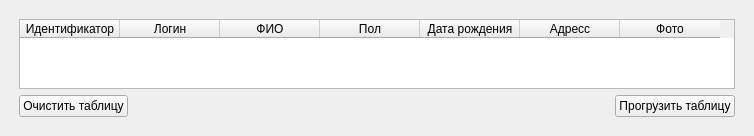
            <widget class="QWidget" name="base_page">
             <layout class="QGridLayout" name="gridLayout_3">
              <property name="leftMargin">
               <number>10</number>
              </property>
              <property name="topMargin">
               <number>10</number>
              </property>
              <property name="rightMargin">
               <number>10</number>
              </property>
              <property name="bottomMargin">
               <number>10</number>
              </property>
              <property name="spacing">
               <number>0</number>
              </property>
              <item row="0" column="0">
               <widget class="QWidget" name="widget_7" native="true">
                <layout class="QGridLayout" name="gridLayout_10">
                 <property name="leftMargin">
                  <number>0</number>
                 </property>
                 <property name="topMargin">
                  <number>0</number>
                 </property>
                 <property name="rightMargin">
                  <number>0</number>
                 </property>
                 <property name="bottomMargin">
                  <number>0</number>
                 </property>
                 <property name="spacing">
                  <number>0</number>
                 </property>
                 <item row="0" column="0">
                  <layout class="QVBoxLayout" name="verticalLayout_23">
                   <property name="spacing">
                    <number>6</number>
                   </property>
                   <property name="leftMargin">
                    <number>9</number>
                   </property>
                   <property name="topMargin">
                    <number>9</number>
                   </property>
                   <property name="rightMargin">
                    <number>9</number>
                   </property>
                   <property name="bottomMargin">
                    <number>9</number>
                   </property>
                   <item>
                    <widget class="QTableWidget" name="tableWidget">
                     <property name="sizeAdjustPolicy">
                      <enum>QAbstractScrollArea::AdjustToContents</enum>
                     </property>
                     <property name="alternatingRowColors">
                      <bool>false</bool>
                     </property>
                     <column>
                      <property name="text">
                       <string>Идентификатор</string>
                      </property>
                     </column>
                     <column>
                      <property name="text">
                       <string>Логин</string>
                      </property>
                     </column>
                     <column>
                      <property name="text">
                       <string>ФИО</string>
                      </property>
                     </column>
                     <column>
                      <property name="text">
                       <string>Пол</string>
                      </property>
                     </column>
                     <column>
                      <property name="text">
                       <string>Дата рождения</string>
                      </property>
                     </column>
                     <column>
                      <property name="text">
                       <string>Адресс</string>
                      </property>
                     </column>
                     <column>
                      <property name="text">
                       <string>Фото</string>
                      </property>
                     </column>
                    </widget>
                   </item>
                   <item>
                    <layout class="QHBoxLayout" name="horizontalLayout_7">
                     <property name="spacing">
                      <number>0</number>
                     </property>
                     <property name="rightMargin">
                      <number>0</number>
                     </property>
                     <property name="bottomMargin">
                      <number>0</number>
                     </property>
                     <item>
                      <widget class="QPushButton" name="btn_clear_table_1">
                       <property name="text">
                        <string>Очистить таблицу</string>
                       </property>
                      </widget>
                     </item>
                     <item>
                      <spacer name="horizontalSpacer_8">
                       <property name="orientation">
                        <enum>Qt::Horizontal</enum>
                       </property>
                       <property name="sizeHint" stdset="0">
                        <size>
                         <width>40</width>
                         <height>20</height>
                        </size>
                       </property>
                      </spacer>
                     </item>
                     <item>
                      <widget class="QPushButton" name="btn_get_date_1">
                       <property name="text">
                        <string>Прогрузить таблицу</string>
                       </property>
                      </widget>
                     </item>
                    </layout>
                   </item>
                  </layout>
                 </item>
                </layout>
               </widget>
              </item>
             </layout>
            </widget>
